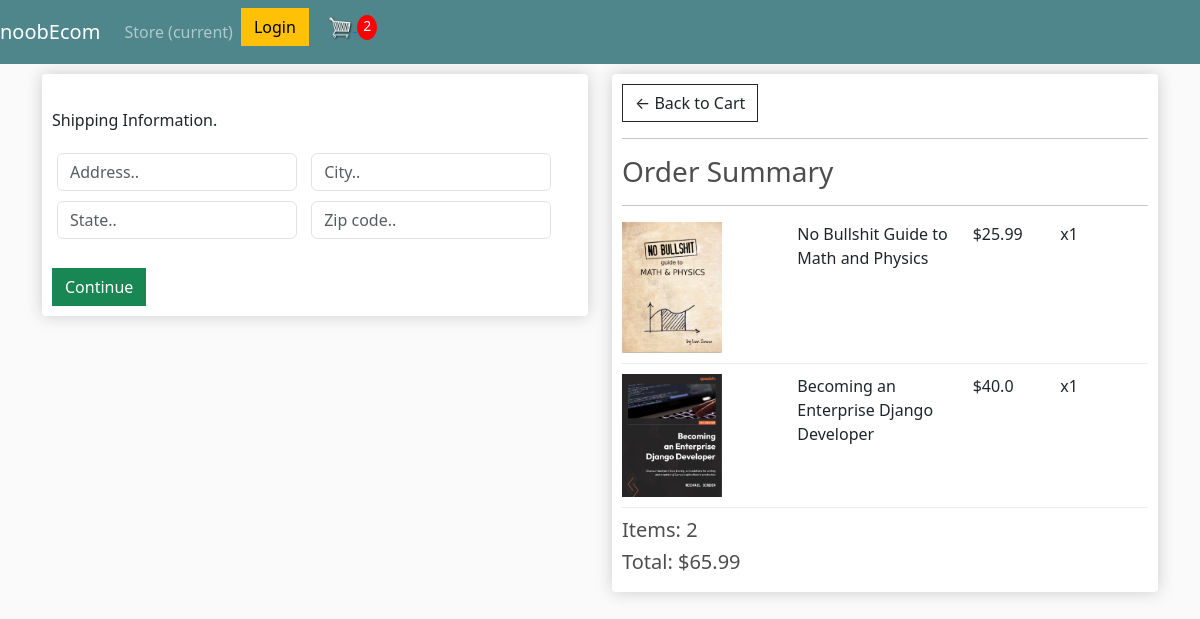
Before: /checkout/ (signed in) with the older database file.
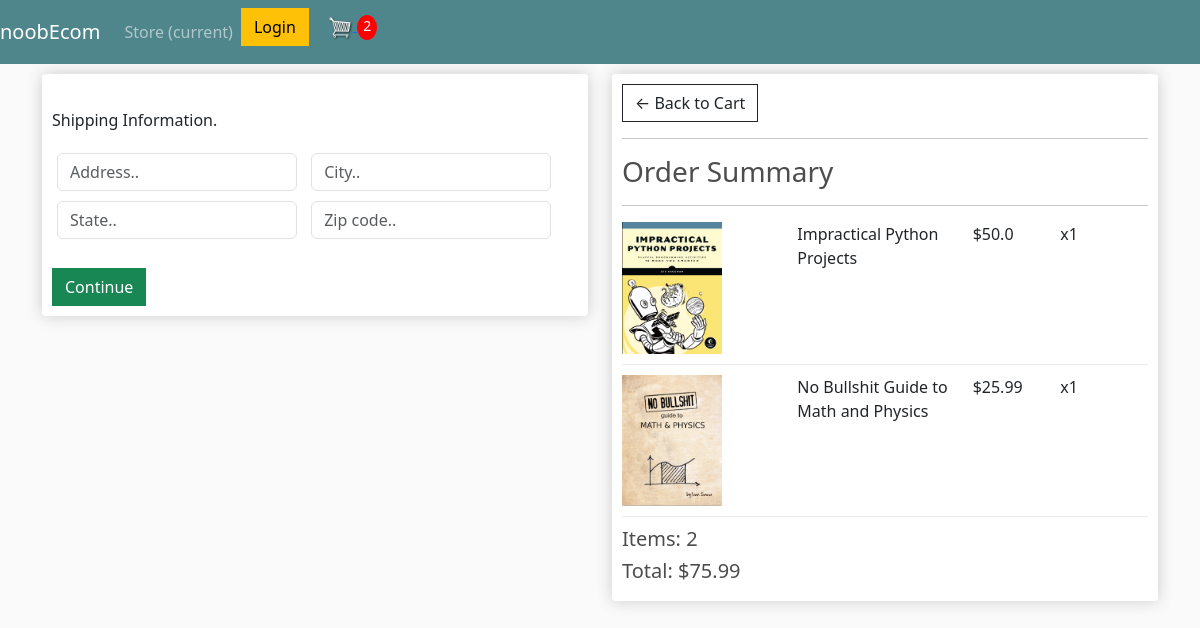
After: the same page with the newer database file.
### store/models.py (models this page shows, shortened)
class OrderItem(models.Model):
    product = models.ForeignKey(Product, on_delete=models.SET_NULL, null=True)
    order = models.ForeignKey(Order, on_delete=models.SET_NULL, null=True)
    quantity = models.IntegerField(default=0, null=True, blank=True)
    date_added = models.DateTimeField(auto_now_add=True)
    @property
    def get_total(self):
        total = self.product.price * self.quantity
        return total

class Product(models.Model):
    name = models.CharField(max_length=200)
    price = models.FloatField()
    digital = models.BooleanField(default=False, null=True, blank=True)
    image = models.ImageField(null=True, blank=True)
    @property
    def imageURL(self):
        try:
            url = self.image.url
        except Exception:
            url = ''
        return url

class Order(models.Model):
    customer = models.ForeignKey(Customer, on_delete=models.SET_NULL, null=True, blank=True)
    date_ordered = models.DateTimeField(auto_now_add=True)
    complete = models.BooleanField(default=False)
    transaction_id = models.CharField(max_length=100, null=True)
    @property
    def shipping(self):
        shipping = False
        orderitems = self.orderitem_set.all()
        for i in orderitems:
            if i.product.digital == False:
                shipping = True
        return shipping
    @property
    def get_cart_total(self):
        orderitems = self.orderitem_set.all()
        total = sum([item.get_total for item in orderitems])
        return total
    @property
    def get_cart_items(self):
        orderitems = self.orderitem_set.all()
        total = sum([item.quantity for item in orderitems])
        return total

### store/views.py (the view)
# urls.py: path('checkout/', views.checkout, name='checkout'),
def checkout(request):
    context = {}
    if request.user.is_authenticated:
        customer = request.user.customer
        order, created = Order.objects.get_or_create(customer=customer, complete=False)
        items = order.orderitem_set.all()
        cartItems = order.get_cart_items
    else:
        items = []
        order = {'get_cart_total':0, 'get_cart_items':0, 'shipping':False}
        cartItems = order['get_cart_items']
    context = {'items':items, 'order':order, 'cartItems':cartItems}
    return render(request, 'store/checkout.html', context)

### store/templates/store/checkout.html (shortened to what this page needs)
{% extends 'store/main.html' %}
{% load static %}
{% block content %}
    <div class="row">
        <div class="col-lg-6">
            <div class="box-element" id="form-wrapper">
                <form id="form">
                    <div id="shipping-info">
                        <br>
                        <p>Shipping Information.</p>
                        <div class="form-field">
                            <input class="form-control" type="text" name="address" placeholder="Address..">
                        </div>
                        <div class="form-field">
                            <input class="form-control" type="text" name="city" placeholder="City..">
                        </div>
                        <div class="form-field">
                            <input class="form-control" type="text" name="state" placeholder="State..">
                        </div>
                        <div class="form-field">
                            <input class="form-control" type="text" name="zipcode" placeholder="Zip code..">
                        </div>
                    </div>
                    <br>
                    <input id="form-button" class="btn btn-success btn-block" type="submit" value="Continue">
                </form>
            </div>
            <br>
        </div>
        <div class="col-lg-6">
            <div>
                <div class="box-element">
                    <a class="btn btn-outline-dark" href="{% url 'cart' %}">&#x2190; Back to Cart</a>
                    <hr>
                    <h3>Order Summary</h3>
                    <hr>
                    {% for item in items %}
                    <div class="cart-row">
                        <div style="flex:2"><img class="row-image" src="{{item.product.imageURL}}"></div>
                        <div style="flex:2"><p>{{item.product.name}}</p></div>
                        <div style="flex:1"><p>${{item.product.price}}</p></div>
                        <div style="flex:1"><p>x{{item.quantity}}</p></div>
                    </div>
                    {% endfor %}
                    <h5>Items: {{order.get_cart_items}}</h5>
                    <h5>Total: ${{order.get_cart_total|floatformat:2}}</h5>
                </div>
            </div>
        </div>
    </div>
{% endblock content %}

Changed rows visible on the page:
removed OrderItem: product.imageURL (picture), product.name "Becoming an Enterprise Django Developer", product.price "40.0", quantity "1"
added OrderItem: product.imageURL (picture), product.name "Impractical Python Projects", product.price "50.0", quantity "1"
computed for Order: get_cart_total "65.99" → "75.99"
